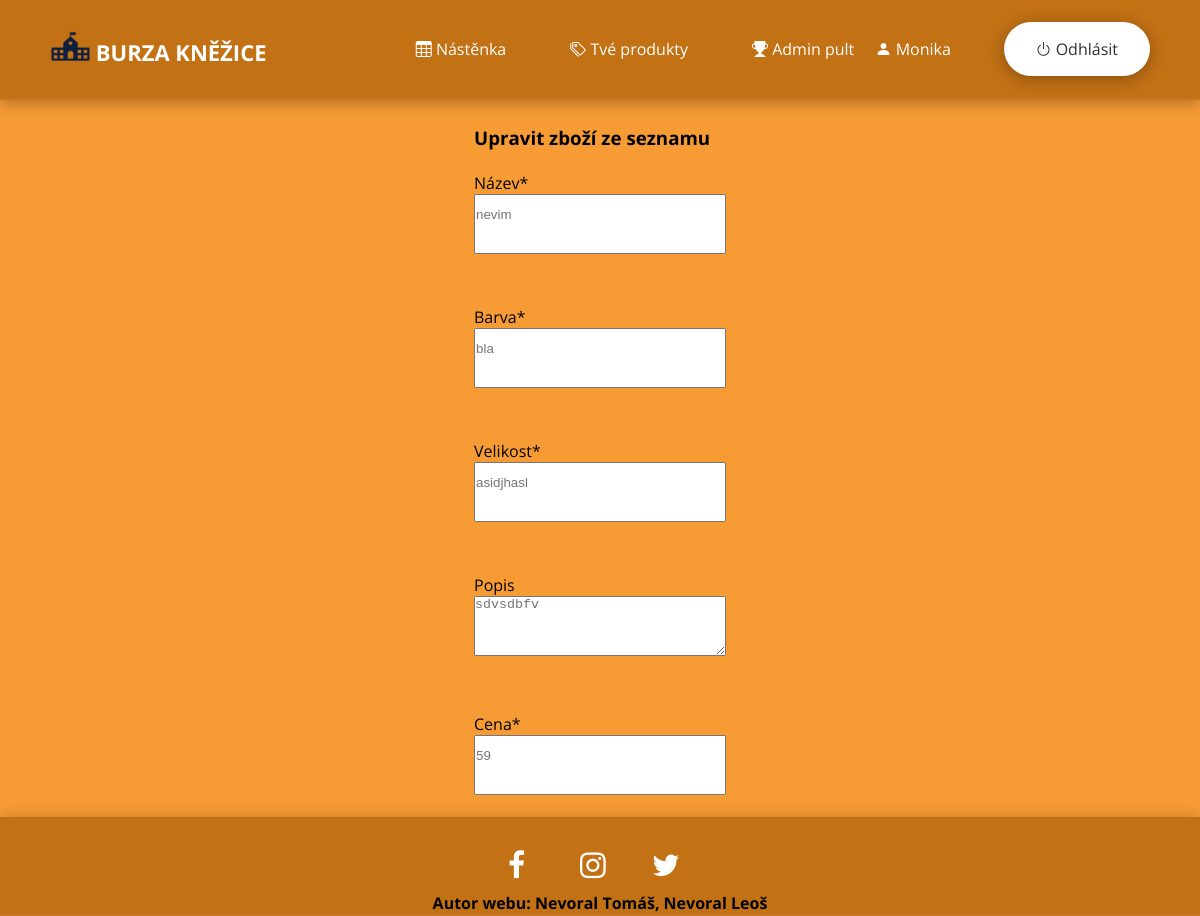
Before: /create_product/1 (signed in) with the older database file.
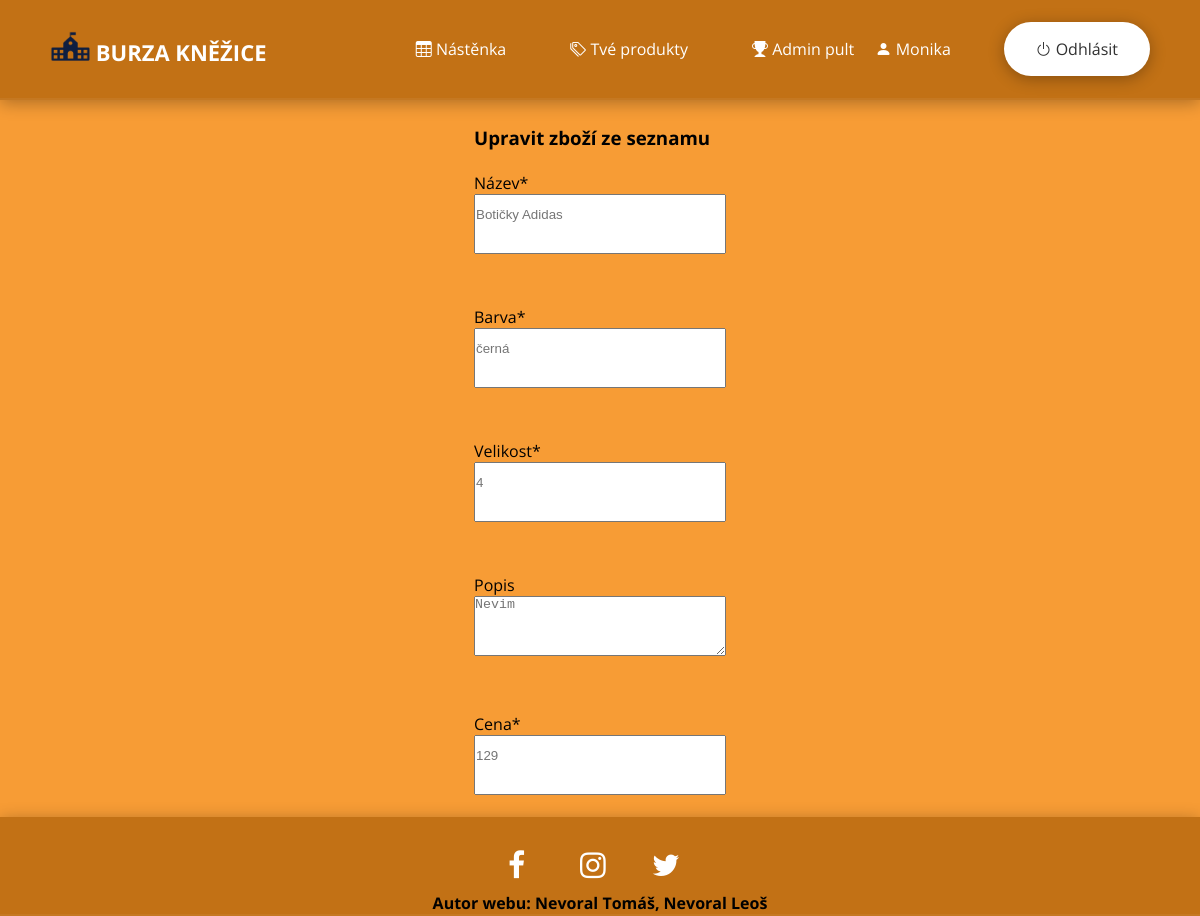
After: the same page with the newer database file.
### web/models.py (models this page shows)
class Post(db.Model):
    id = db.Column(db.Integer, primary_key=True)
    bring = db.Column(db.Boolean, nullable=False)
    date_created = db.Column(db.DateTime(timezone=True), default=func.now())
    label = db.Column(db.Text, nullable=False)
    name = db.Column(db.String(150))
    color = db.Column(db.String(150))
    size = db.Column(db.String(150))
    price = db.Column(db.String(150))
    status = db.Column(db.Boolean, nullable=False)
    author = db.Column(db.Integer, db.ForeignKey(
        'user.id', ondelete="CASCADE"), nullable=False)

### web/views.py (the view, shortened to what this page needs)
@views.route("/create_product/<id>", methods=['GET', 'POST'])
@login_required
def update_product(id):
    post = Post.query.filter_by(id=id).first()
    return render_template('create_page.html', user=current_user, post=post)

### web/__init__.py (called while the page is built)
def create_app():
    app =  Flask(__name__)
    toastr = Toastr(app)
    app.config['SECRET_KEY'] = 'idontcare'
    app.config['SQLALCHEMY_DATABASE_URI'] = f'sqlite:///{DB_NAME}'
    app.config['SQLALCHEMY_TRACK_MODIFICATIONS'] = True
    db.init_app(app)
    from .views import views
    app.register_blueprint(views, url_prefix="/")
    from .auth import auth
    app.register_blueprint(auth, url_prefix="/")
    from .models import User, Post, Burza
    create_database(app)
    login_manager = LoginManager()
    login_manager.login_view = "auth.login"
    login_manager.init_app(app)
    @login_manager.user_loader
    def load_user(id):
        return User.query.get(int(id))
    return app

### web/flash_toastr/__init__.py (called while the page is built)
    @staticmethod
    def include_toastr_js(version=None, js_filename=None):
        if version is None:
            version = current_app.config.get('TOASTR_VERSION')
        if js_filename is None:
            js_filename = current_app.config.get('TOASTR_JS_FILENAME')
        js = '<script src="//cdnjs.cloudflare.com/ajax/libs/' \
             'toastr.js/{0}/{1}"></script>\n'.format(version, js_filename)
        return Markup(js)

### web/templates/create_page.html (shortened to what this page needs)
{% extends "base.html" %}
{% block content %}
<div class = "log_reg">
  {% if not post %}
    <h3>Přidat nové zboží do seznamu</h3>
  {% else %}
    <h3>Upravit zboží ze seznamu</h3>
  {% endif %}
  <br />
  <form method="POST">
    <div class="form-group">
      <div class="input-group">
        <span class="input-group-text"
          id="basic-addon1">
          <label>Název*</label>
        </span>
        <input class="form-control"
          type="text"
          id="name"
          name="name"
          {% if not post %}
            placeholder="Název předmětu"
          {% else %}
            placeholder="{{post.name}}"
          {% endif %}>
      </div>
      <br />
      <div class="input-group">
        <span class="input-group-text"
          id="basic-addon1">
          <label>Barva*</label>
        </span>
        <input class="form-control"
          type="text"
          id="color"
          name="color"
          {% if not post %}
            placeholder="Barva předmětu"
          {% else %}
            placeholder="{{post.color}}"
          {% endif %}>
      </div>
      <br />
      <div class="input-group">
        <span class="input-group-text"
          id="basic-addon1">
          <label>Velikost*</label>
        </span>
        <input class="form-control"
          type="text"
          id="size"
          name="size"
          {% if not post %}
            placeholder="Vložte velikost"
          {% else %}
            placeholder="{{post.size}}"
          {% endif %}>
      </div>
      <br />
      <div class="input-group">
        <span class="input-group-text"
          id="basic-addon1">
          <label>Popis</label>
        </span>
        <textarea class="form-control"
          name="label"
          id="label"
          {% if not post %}
            placeholder="Napište popisek"
          {% else %}
            placeholder="{{post.label}}"
          {% endif %}
        ></textarea>
      </div>
      <br />
      <div class="input-group">
        <span class="input-group-text"
          id="basic-addon1">
          <label>Cena*</label>
        </span>
        <input class="form-control"
          type="text"
          id="price"
          name="price"
          {% if not post %}
            placeholder="Zadejte cenu"
          {% else %}
            placeholder="{{post.price}}"
          {% endif %}>
      </div>
      {% if not not post %}
        {% if user.status == 'admin' %}
          <br />
          <div>
            <a href="/sold/{{post.id}}">
              <button class="btn btn-default"
                id = "sellbutton"
                type="button">
              </button>
            </a>
            <a href="/bring/{{post.id}}">
              <button class="btn btn-default"
                id = "bringbutton"
                type="button">
              </button>
            </a>
          </div>
        {% endif %}
      {% endif %}
      <div>
        <button class="btn btn-default"
        id = "button1"
        type="submit">
      </button>
      </div>
    </div>
  </form>
</div>
{% endblock %}

Changed rows visible on the page:
changed Post: name "nevim" → "Botičky Adidas"; color "bla" → "černá"; size "asidjhasl" → "4"; label "sdvsdbfv" → "Nevim"; price "59" → "129"
